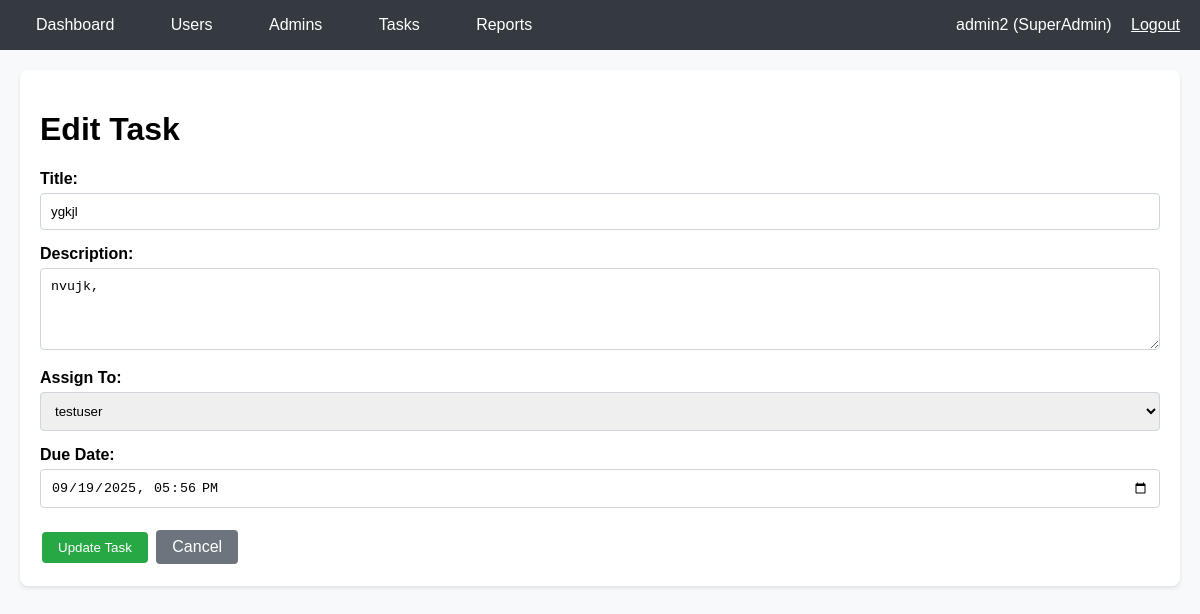
Page /panel/tasks/2/edit/ (signed in) on the committed database.
### users/models.py (models this page shows, shortened)
class Users(AbstractUser):
    ROLE_CHOICES = [
        ('user', 'User'),
        ('admin', 'Admin'),
    ]
    email = models.EmailField(unique=True)
    role = models.CharField(max_length=20, choices=ROLE_CHOICES, default='user')
    admin = models.ForeignKey('self', on_delete=models.SET_NULL, null=True, blank=True, related_name='managed_users')
    def __str__(self):
        return self.username

### tasks/models.py (models this page shows, shortened)
class Task(models.Model):
    STATUS_CHOICES = [
        ('pending', 'Pending'),
        ('in_progress', 'In Progress'),
        ('completed', 'Completed'),
    ]
    title = models.CharField(max_length=255)
    description = models.TextField()
    assigned_to = models.ForeignKey(settings.AUTH_USER_MODEL, on_delete=models.CASCADE, related_name='assigned_tasks')
    due_date = models.DateTimeField(null=True, blank=True)
    status = models.CharField(max_length=20, choices=STATUS_CHOICES, default='pending')
    completion_report = models.TextField(blank=True, null=True)
    created_at = models.DateTimeField(auto_now_add=True)
    updated_at = models.DateTimeField(auto_now=True)
    worked_hours = models.DecimalField(max_digits=5, decimal_places=2, default=0)

### tasks/admin_views.py (the view)
# urls.py: path('tasks/<int:task_id>/edit/', admin_views.task_edit, name='edit_task'),
@login_required
def task_edit(request, task_id):
    if not (request.user.is_superuser or getattr(request.user, 'role', None) == 'admin'):
        return render(request, '403.html')
    task = get_object_or_404(Task, id=task_id)
    if request.user.role == 'admin' and task.assigned_to.admin != request.user:
        return render(request, '403.html')
    if request.method == 'POST':
        form = TaskForm(request.POST, instance=task, user=request.user)
        if form.is_valid():
            form.save()
            messages.success(request, 'Task updated successfully')
            return redirect('task_detail', task_id=task.id)
    else:
        form = TaskForm(instance=task, user=request.user)
    return render(request, 'admin/task_form.html', {'form': form, 'task': task})

### tasks/forms.py
class TaskForm(forms.ModelForm):
    class Meta:
        model = Task
        fields = ['title', 'description', 'assigned_to', 'due_date']
        widgets = {
            'due_date': forms.DateTimeInput(attrs={'type': 'datetime-local'}),
            'description': forms.Textarea(attrs={'rows': 4}),
        }
    def __init__(self, *args, **kwargs):
        user = kwargs.pop('user', None)
        super().__init__(*args, **kwargs)
        if user and getattr(user, 'role', None) == 'admin':
            self.fields['assigned_to'].queryset = User.objects.filter(admin=user, role='user')
        elif user and user.is_superuser:
            self.fields['assigned_to'].queryset = User.objects.filter(role='user')

### task_manager/templates/admin/task_form.html (shortened to what this page needs)
{% extends 'base.html' %}
{% block content %}
<div class="card">
    <h1>{% if task %}Edit Task{% else %}Create New Task{% endif %}</h1>
    <form method="post">
        <div class="form-group">
            <label for="{{ form.title.id_for_label }}">Title:</label>
            {{ form.title }}
        </div>
        <div class="form-group">
            <label for="{{ form.description.id_for_label }}">Description:</label>
            {{ form.description }}
        </div>
        <div class="form-group">
            <label for="{{ form.assigned_to.id_for_label }}">Assign To:</label>
            {{ form.assigned_to }}
        </div>
        <div class="form-group">
            <label for="{{ form.due_date.id_for_label }}">Due Date:</label>
            {{ form.due_date }}
        </div>
        <div style="margin-top: 20px;">
            <button type="submit" class="btn btn-success">
                {% if task %}Update Task{% else %}Create Task{% endif %}
            </button>
            <a href="{% url 'tasks_list' %}" class="btn btn-secondary">Cancel</a>
        </div>
    </form>
</div>
{% endblock %}

### task_manager/templates/base.html (shortened to what this page needs)
<!DOCTYPE html>
<html>
<head>
</head>
<body>
    <div class="header">
        <div class="container">
            <div class="nav">
                <div class="nav-links">
                    <a href="{% url 'dashboard' %}">Dashboard</a>
                    {% if user.is_superuser %}
                        <a href="{% url 'users_list' %}">Users</a>
                        <a href="{% url 'admins_list' %}">Admins</a>
                    {% endif %}
                    {% if user.is_superuser or user.role == 'admin' %}
                        <a href="{% url 'tasks_list' %}">Tasks</a>
                        <a href="{% url 'reports_list' %}">Reports</a>
                    {% endif %}
                </div>
                <div>
                    <span>{{ user.username }} ({% if user.is_superuser %}SuperAdmin{% else %}{{ user.get_role_display }}{% endif %})</span>
                    <a href="{% url 'logout' %}" style="color: white; margin-left: 15px;">Logout</a>
                </div>
            </div>
        </div>
    </div>
    <div class="container">
        <div class="content">
            {% block content %}{% endblock %}
        </div>
    </div>
</body>
</html>

### task_manager/templates/base.html (style rules this page uses)
body { font-family: Arial, sans-serif; margin: 0; padding: 0; background: #f8f9fa; }
.header { background: #343a40; color: white; padding: 1rem 0; }
.container { max-width: 1200px; margin: 0 auto; padding: 0 20px; }
.nav { display: flex; justify-content: space-between; align-items: center; }
.nav-links a { color: white; text-decoration: none; margin-right: 20px; padding: 8px 16px; border-radius: 4px; }
.content { padding: 20px 0; }
.card { background: white; padding: 20px; border-radius: 8px; box-shadow: 0 2px 4px rgba(0,0,0,0.1); margin-bottom: 20px; }
.btn { padding: 8px 16px; background: #007bff; color: white; text-decoration: none; border-radius: 4px; display: inline-block; margin: 2px; border: none; cursor: pointer; }
.btn-success { background: #28a745; }
.btn-secondary { background: #6c757d; }
.form-group { margin-bottom: 15px; }
.form-group label { display: block; margin-bottom: 5px; font-weight: bold; }
.form-group input, .form-group select, .form-group textarea { width: 100%; padding: 10px; border: 1px solid #ced4da; border-radius: 4px; box-sizing: border-box; }

### rows in the picture
Users: username "admin2"
Task: title "ygkjl", description "nvujk,", assigned_to "testuser", due_date "09/19/2025 17:56"
